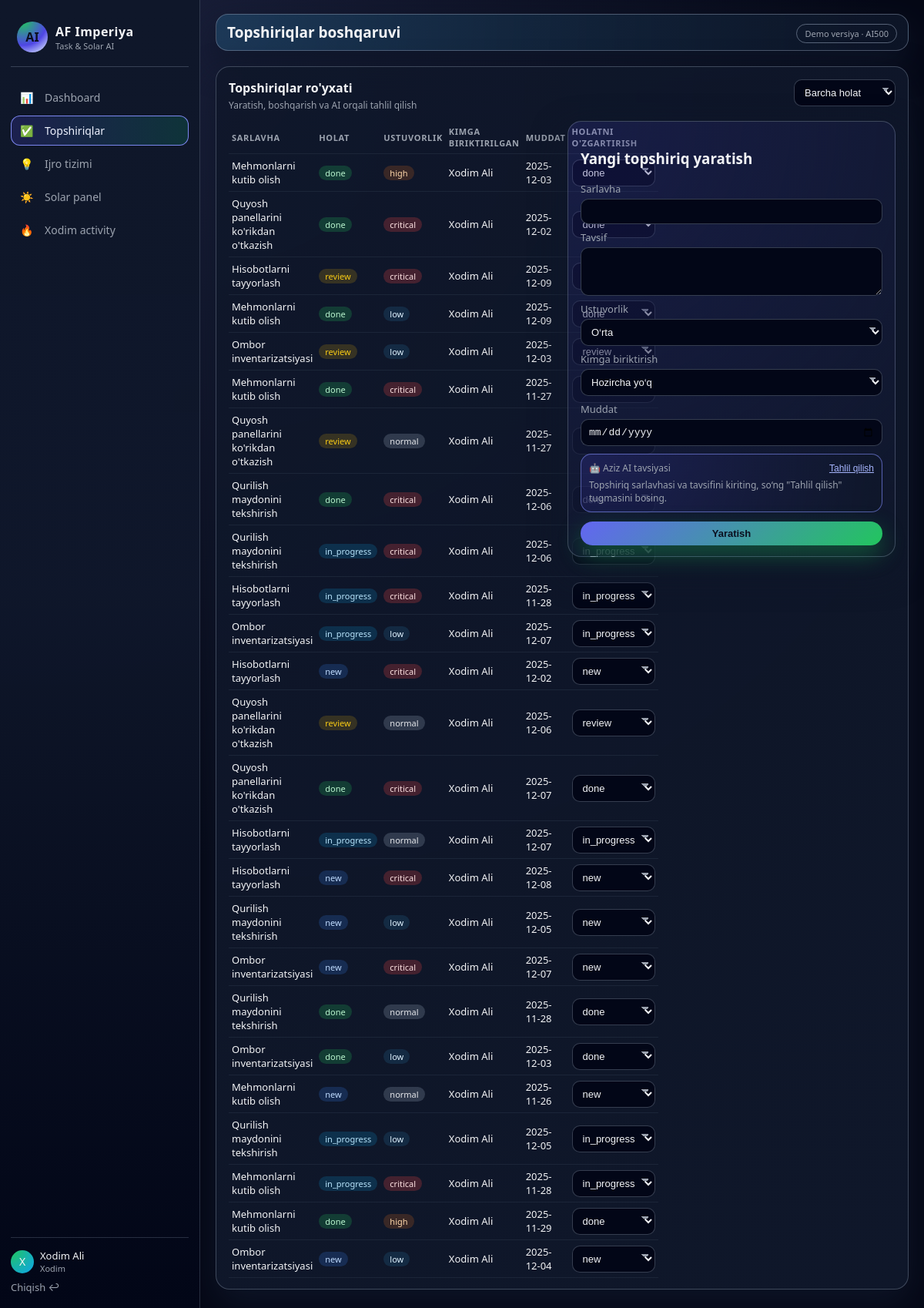
The app's page /tasks (signed in) with its own data.
### app.py (models this page shows, shortened)
class User(UserMixin, db.Model):
    id = db.Column(db.Integer, primary_key=True)
    full_name = db.Column(db.String(120), nullable=False)
    email = db.Column(db.String(120), unique=True, nullable=False, index=True)
    password_hash = db.Column(db.String(255), nullable=False)
    role = db.Column(db.String(20), nullable=False, default="xodim")  # admin / rahbar / xodim
    is_active = db.Column(db.Boolean, default=True)
    tasks_created = db.relationship("Task", backref="creator", foreign_keys="Task.created_by_id")
    tasks_assigned = db.relationship("Task", backref="assignee", foreign_keys="Task.assigned_to_id")

class Task(db.Model):
    id = db.Column(db.Integer, primary_key=True)
    title = db.Column(db.String(200), nullable=False)
    description = db.Column(db.Text, nullable=True)
    status = db.Column(db.String(20), default="new")  # new / in_progress / review / done / overdue
    priority = db.Column(db.String(20), default="normal")  # low / normal / high / critical
    created_at = db.Column(db.DateTime, default=datetime.utcnow)
    due_date = db.Column(db.Date, nullable=True)
    created_by_id = db.Column(db.Integer, db.ForeignKey("user.id"), nullable=False)
    assigned_to_id = db.Column(db.Integer, db.ForeignKey("user.id"), nullable=True)

### app.py (the view)
@app.route("/tasks")
@login_required
def tasks_list():
    status = request.args.get("status")
    query = Task.query
    if status:
        query = query.filter_by(status=status)
    tasks = query.order_by(Task.created_at.desc()).all()
    users = User.query.all()
    return render_template("tasks.html", tasks=tasks, users=users, status=status)

### app.py (called while the page is built)
@login_manager.user_loader
def load_user(user_id):
    return User.query.get(int(user_id))

### templates/tasks.html (shortened to what this page needs)
{% extends "base.html" %}
{% block header_title %}Topshiriqlar boshqaruvi{% endblock %}
{% block content %}
<div class="card">
    <div class="card-header card-header-flex">
        <div>
            <h3>Topshiriqlar ro'yxati</h3>
            <p class="card-subtitle">Yaratish, boshqarish va AI orqali tahlil qilish</p>
        </div>
        <div class="card-header-actions">
            <form method="get" class="form-inline">
                <select name="status" onchange="this.form.submit()">
                    <option value="">Barcha holat</option>
                </select>
            </form>
        </div>
    </div>
    <div class="grid-2 mt-2">
        <div>
            <div class="table-simple">
                <table>
                    <thead>
                        <tr>
                            <th>Sarlavha</th>
                            <th>Holat</th>
                            <th>Ustuvorlik</th>
                            <th>Kimga biriktirilgan</th>
                            <th>Muddat</th>
                            <th>Holatni o'zgartirish</th>
                        </tr>
                    </thead>
                    <tbody>
                        {% for t in tasks %}
                        <tr>
                            <td>{{ t.title }}</td>
                            <td><span class="badge status-{{ t.status }}">{{ t.status }}</span></td>
                            <td><span class="badge priority-{{ t.priority }}">{{ t.priority }}</span></td>
                            <td>{{ t.assignee.full_name if t.assignee else "-" }}</td>
                            <td>{{ t.due_date or "-" }}</td>
                            <td>
                                <form method="post" action="{{ url_for('tasks_update_status', task_id=t.id) }}">
                                    <select name="status" onchange="this.form.submit()">
                                        <option value="new" {% if t.status == 'new' %}selected{% endif %}>new</option>
                                        <option value="in_progress" {% if t.status == 'in_progress' %}selected{% endif %}>in_progress</option>
                                        <option value="review" {% if t.status == 'review' %}selected{% endif %}>review</option>
                                        <option value="done" {% if t.status == 'done' %}selected{% endif %}>done</option>
                                    </select>
                                </form>
                            </td>
                        </tr>
                        {% else %}
                        <tr>
                            <td colspan="6">Topshiriqlar hali mavjud emas.</td>
                        </tr>
                        {% endfor %}
                    </tbody>
                </table>
            </div>
        </div>
        <div>
            <div class="card card-inner">
                <h3>Yangi topshiriq yaratish</h3>
                <form method="post" action="{{ url_for('tasks_create') }}" class="form">
                    <label>
                        <span>Sarlavha</span>
                        <input type="text" name="title" required>
                    </label>
                    <label>
                        <span>Tavsif</span>
                        <textarea name="description" rows="3"></textarea>
                    </label>
                    <label>
                        <span>Ustuvorlik</span>
                        <select name="priority">
                            <option value="normal" selected>O‘rta</option>
                        </select>
                    </label>
                    <label>
                        <span>Kimga biriktirish</span>
                        <select name="assigned_to_id">
                            <option value="">Hozircha yo‘q</option>
                        </select>
                    </label>
                    <label>
                        <span>Muddat</span>
                        <input type="date" name="due_date">
                    </label>
                    <div class="ai-hint-box">
                        <div class="ai-hint-header">
                            <span>🤖 Aziz AI tavsiyasi</span>
                            <button type="button" class="btn-link" onclick="askAiSuggestion()">Tahlil qilish</button>
                        </div>
                        <div id="aiSuggestionText" class="ai-hint-body">
                            Topshiriq sarlavhasi va tavsifini kiriting, so‘ng "Tahlil qilish" tugmasini bosing.
                        </div>
                    </div>
                    <button class="btn-primary w-100 mt-2" type="submit">Yaratish</button>
                </form>
            </div>
        </div>
    </div>
</div>
{% endblock %}

### templates/base.html (shortened to what this page needs)
<!doctype html>
<html lang="uz">
<head>
    <link rel="stylesheet" href="{{ url_for('static', filename='css/style.css') }}">
</head>
<body>
<div class="layout">
    <aside class="sidebar">
        <div class="sidebar-logo">
            <div class="logo-circle">AI</div>
            <div class="logo-text">
                <span class="logo-main">AF Imperiya</span>
                <span class="logo-sub">Task & Solar AI</span>
            </div>
        </div>
        <nav class="sidebar-nav">
            <a href="{{ url_for('index') }}" class="nav-item {% if request.endpoint == 'index' %}active{% endif %}">
                <span>📊</span> <span>Dashboard</span>
            </a>
            <a href="{{ url_for('tasks_list') }}" class="nav-item {% if 'tasks' in request.endpoint %}active{% endif %}">
                <span>✅</span> <span>Topshiriqlar</span>
            </a>
            <a href="{{ url_for('ijro_board') }}" class="nav-item {% if request.endpoint == 'ijro_board' %}active{% endif %}">
                <span>💡</span> <span>Ijro tizimi</span>
            </a>
            <a href="{{ url_for('solar_page') }}" class="nav-item {% if request.endpoint == 'solar_page' %}active{% endif %}">
                <span>☀️</span> <span>Solar panel</span>
            </a>
            <a href="{{ url_for('activity_page') }}" class="nav-item {% if request.endpoint == 'activity_page' %}active{% endif %}">
                <span>🔥</span> <span>Xodim activity</span>
            </a>
        </nav>
        <div class="sidebar-footer">
            {% if current_user.is_authenticated %}
                <div class="user-mini">
                    <div class="user-circle">{{ current_user.full_name[:1] }}</div>
                    <div>
                        <div class="user-name">{{ current_user.full_name }}</div>
                        <div class="user-role">{{ current_user.role|capitalize }}</div>
                    </div>
                </div>
                <a href="{{ url_for('logout') }}" class="logout-link">Chiqish ↩</a>
            {% endif %}
        </div>
    </aside>
    <main class="main">
        <header class="topbar">
            <div class="topbar-title">
                {% block header_title %}Panel{% endblock %}
            </div>
            <div class="topbar-actions">
                <span class="badge-pill">Demo versiya · AI500</span>
            </div>
        </header>
        <section class="content">
            {% block content %}{% endblock %}
        </section>
    </main>
</div>
</body>
</html>

### records on screen
User: full_name "X", full_name "Xodim Ali", role "Xodim"
Task: title "Mehmonlarni kutib olish", status "done", priority "high", assignee "Xodim Ali", due_date "2025-12-03"
Task: title "Quyosh panellarini ko'rikdan o'tkazish", status "done", priority "critical", assignee "Xodim Ali", due_date "2025-12-02"
Task: title "Hisobotlarni tayyorlash", status "review", priority "critical", assignee "Xodim Ali", due_date "2025-12-09"
Task: title "Mehmonlarni kutib olish", status "done", priority "low", assignee "Xodim Ali", due_date "2025-12-09"
Task: title "Ombor inventarizatsiyasi", status "review", priority "low", assignee "Xodim Ali", due_date "2025-12-03"
Task: title "Mehmonlarni kutib olish", status "done", priority "critical", assignee "Xodim Ali", due_date "2025-11-27"
Task: title "Quyosh panellarini ko'rikdan o'tkazish", status "review", priority "normal", assignee "Xodim Ali", due_date "2025-11-27"
Task: title "Qurilish maydonini tekshirish", status "done", priority "critical", assignee "Xodim Ali", due_date "2025-12-06"
Task: title "Qurilish maydonini tekshirish", status "in_progress", priority "critical", assignee "Xodim Ali", due_date "2025-12-06"
Task: title "Hisobotlarni tayyorlash", status "in_progress", priority "critical", assignee "Xodim Ali", due_date "2025-11-28"
Task: title "Ombor inventarizatsiyasi", status "in_progress", priority "low", assignee "Xodim Ali", due_date "2025-12-07"
Task: title "Hisobotlarni tayyorlash", status "new", priority "critical", assignee "Xodim Ali", due_date "2025-12-02"
Task: title "Quyosh panellarini ko'rikdan o'tkazish", status "review", priority "normal", assignee "Xodim Ali", due_date "2025-12-06"
Task: title "Quyosh panellarini ko'rikdan o'tkazish", status "done", priority "critical", assignee "Xodim Ali", due_date "2025-12-07"
Task: title "Hisobotlarni tayyorlash", status "in_progress", priority "normal", assignee "Xodim Ali", due_date "2025-12-07"
Task: title "Hisobotlarni tayyorlash", status "new", priority "critical", assignee "Xodim Ali", due_date "2025-12-08"
Task: title "Qurilish maydonini tekshirish", status "new", priority "low", assignee "Xodim Ali", due_date "2025-12-05"
Task: title "Ombor inventarizatsiyasi", status "new", priority "critical", assignee "Xodim Ali", due_date "2025-12-07"
Task: title "Qurilish maydonini tekshirish", status "done", priority "normal", assignee "Xodim Ali", due_date "2025-11-28"
Task: title "Ombor inventarizatsiyasi", status "done", priority "low", assignee "Xodim Ali", due_date "2025-12-03"
Task: title "Mehmonlarni kutib olish", status "new", priority "normal", assignee "Xodim Ali", due_date "2025-11-26"
Task: title "Qurilish maydonini tekshirish", status "in_progress", priority "low", assignee "Xodim Ali", due_date "2025-12-05"
Task: title "Mehmonlarni kutib olish", status "in_progress", priority "critical", assignee "Xodim Ali", due_date "2025-11-28"
Task: title "Mehmonlarni kutib olish", status "done", priority "high", assignee "Xodim Ali", due_date "2025-11-29"
Task: title "Ombor inventarizatsiyasi", status "new", priority "low", assignee "Xodim Ali", due_date "2025-12-04"
